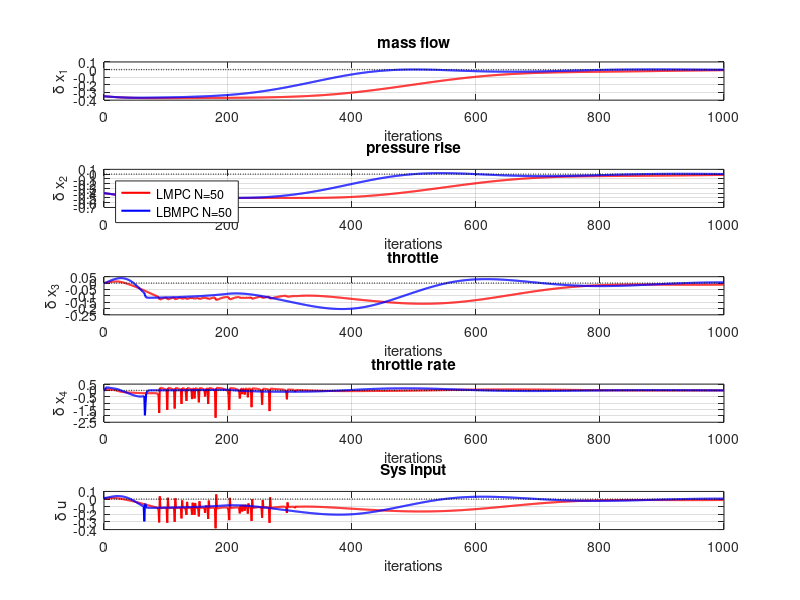
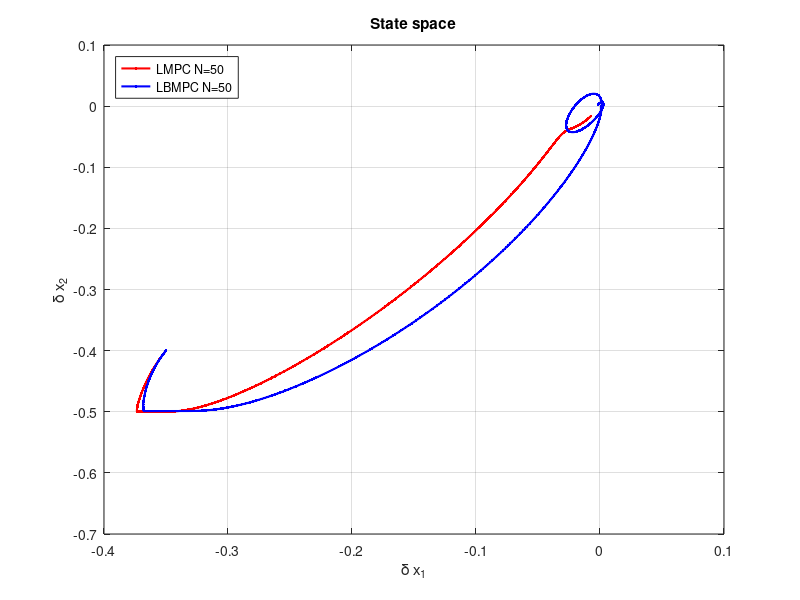

These figures' MATLAB source, in order:
close all;
addpath('./data/')
%% Load data
LMPC50=load('LMPC_N50_sys_full.mat');
LBMPC50=load('LBMPC_N50_sys_full.mat');

%% Plot
iterations=size(LBMPC50.sysH,2)-1;

figure;
subplot(5,1,1);
plot(0:iterations, LMPC50.sysH(1,:),'Linewidth',1.5,'Color','r'); hold on;
plot(0:iterations, LBMPC50.sysH(1,:),'Linewidth',1.5,'Color','b'); hold on;
plot(0:iterations,0*(0:iterations),'Linewidth',1,'LineStyle',':','Color','k'); 
grid on;
xlabel('iterations');
ylabel('\delta x_1');
title('mass flow');

subplot(5,1,2);
plot(0:iterations, LMPC50.sysH(2,:),'Linewidth',1.5,'Color','r'); hold on;
plot(0:iterations, LBMPC50.sysH(2,:),'Linewidth',1.5,'Color','b'); hold on;
plot(0:iterations,0*(0:iterations),'Linewidth',1,'LineStyle',':','Color','k'); 
grid on;
xlabel('iterations');
ylabel('\delta x_2');
title('pressure rise');
legend({'LMPC N=50','LBMPC N=50'},'Location','northwest')

subplot(5,1,3);
plot(0:iterations, LMPC50.sysH(3,:),'Linewidth',1.5,'Color','r'); hold on;
plot(0:iterations, LBMPC50.sysH(3,:),'Linewidth',1.5,'Color','b'); hold on;
plot(0:iterations,0*(0:iterations),'Linewidth',1,'LineStyle',':','Color','k'); 
grid on;
xlabel('iterations');
ylabel('\delta x_3');
title('throttle');

subplot(5,1,4);
plot(0:iterations, LMPC50.sysH(4,:),'Linewidth',1.5,'Color','r'); hold on;
plot(0:iterations, LBMPC50.sysH(4,:),'Linewidth',1.5,'Color','b'); hold on;
plot(0:iterations,0*(0:iterations),'Linewidth',1,'LineStyle',':','Color','k'); 
grid on;
xlabel('iterations');
ylabel('\delta x_4');
title('throttle rate');

subplot(5,1,5);
plot(0:iterations, LMPC50.sysH(5,:),'Linewidth',1.5,'Color','r'); hold on;
plot(0:iterations, LBMPC50.sysH(5,:),'Linewidth',1.5,'Color','b'); hold on;
plot(0:iterations,0*(0:iterations),'Linewidth',1,'LineStyle',':','Color','k'); 
grid on;
xlabel('iterations');
ylabel('\delta u');
title('Sys input');


figure;
plot(LMPC50.sysH(1,:),LMPC50.sysH(2,:),'Linewidth',1.5,'Marker','.','Color','r'); hold on;
plot(LBMPC50.sysH(1,:),LBMPC50.sysH(2,:),'Linewidth',1.5,'Marker','.','Color','b'); 
grid on
xlabel('\delta x_1');
ylabel('\delta x_2');
title('State space');

legend({'LMPC N=50','LBMPC N=50'},'Location','northwest')
